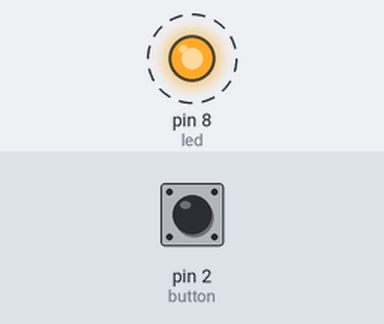
Simulated run of this sketch. Board: Arduino Uno, built with avr-gcc and run on an emulated ATmega328P. Shown: output pins drawn as LEDs (lit = HIGH). Dashed ring = blinking. The test bench sets the inputs (shaded band); at power-on: pin 2 (button) HIGH.

Above: at 0.2 s.
Timing chart, 0 to 3.0 s (numbered marks = the images above):
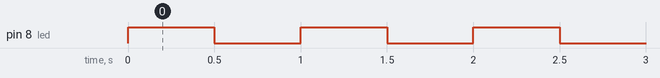

Measured:
- by itself, pin 8 (led): alternates HIGH for 0.50 s and LOW for 0.50 s

The sketch:

Attach_Interrupt.ino
```cpp
int led = 8;
int button = 2;

void setup() {
  Serial.begin(9600);
  pinMode(led, OUTPUT);
  pinMode(button, INPUT_PULLUP);
  attachInterrupt(INT0, aaa, RISING);
}

void loop() {
  digitalWrite(led, HIGH);
  delay(500);
  digitalWrite(led, LOW);
  delay(500);
}

void aaa() {
  if(button == 0) {
    Serial.println("Pressed");
  }
}
```
